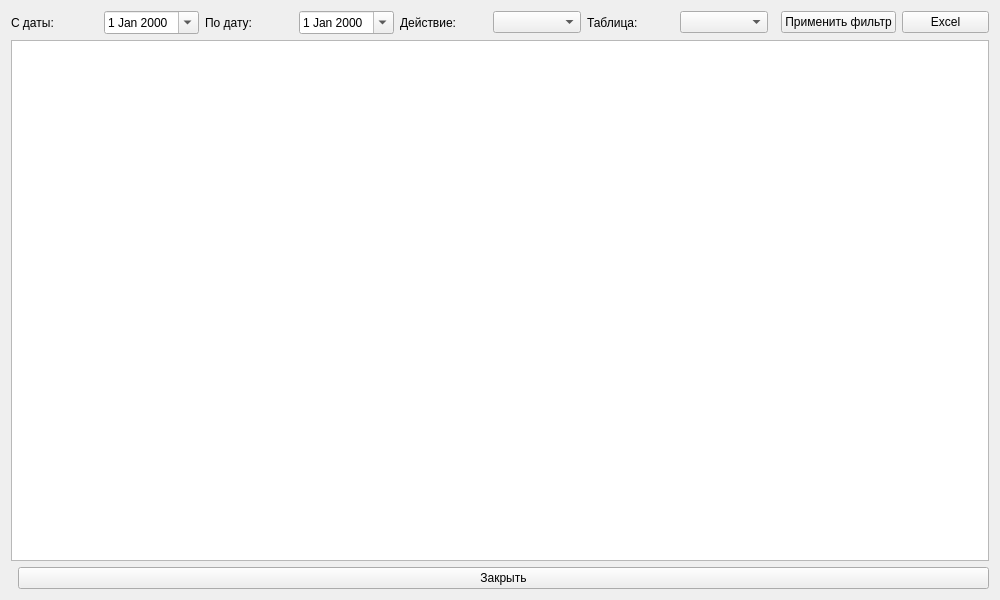
<?xml version="1.0" encoding="UTF-8"?>
<ui version="4.0">
    <class>AuditLogForm</class>
    <widget class="QWidget" name="AuditLogForm">
        <property name="geometry">
            <rect><x>0</x><y>0</y><width>1000</width><height>600</height></rect>
        </property>
        <layout class="QVBoxLayout" name="verticalLayout">
            <item>
                <layout class="QHBoxLayout" name="filterLayout">
                    <item>
                        <widget class="QLabel" name="labelFrom"><property name="text"><string>С даты:</string></property></widget>
                    </item>
                    <item>
                        <widget class="QDateEdit" name="dateEditFrom"><property name="calendarPopup"><bool>true</bool></property></widget>
                    </item>
                    <item>
                        <widget class="QLabel" name="labelTo"><property name="text"><string>По дату:</string></property></widget>
                    </item>
                    <item>
                        <widget class="QDateEdit" name="dateEditTo"><property name="calendarPopup"><bool>true</bool></property></widget>
                    </item>
                    <item>
                        <widget class="QLabel" name="labelAction"><property name="text"><string>Действие:</string></property></widget>
                    </item>
                    <item>
                        <widget class="QComboBox" name="comboBoxAction"/>
                    </item>
                    <item>
                        <widget class="QLabel" name="labelTable"><property name="text"><string>Таблица:</string></property></widget>
                    </item>
                    <item>
                        <widget class="QComboBox" name="comboBoxTable"/>
                    </item>
                    <item>
                        <spacer name="horizontalSpacer"><property name="orientation"><enum>Qt::Horizontal</enum></property></spacer>
                    </item>
                    <item>
                        <widget class="QPushButton" name="btnFilter"><property name="text"><string>Применить фильтр</string></property></widget>
                    </item>
                    <item>
                        <widget class="QPushButton" name="btnExportExcel"><property name="text"><string>Excel</string></property></widget>
                    </item>
                </layout>
            </item>
            <item>
                <widget class="QTableView" name="tableView">
                    <property name="alternatingRowColors"><bool>true</bool></property>
                </widget>
            </item>
            <item>
                <layout class="QHBoxLayout" name="bottomLayout">
                    <item><spacer name="horizontalSpacer_2"><property name="orientation"><enum>Qt::Horizontal</enum></property></spacer></item>
                    <item>
                        <widget class="QPushButton" name="btnClose"><property name="text"><string>Закрыть</string></property></widget>
                    </item>
                </layout>
            </item>
        </layout>
    </widget>
    <resources/>
    <connections/>
</ui>
